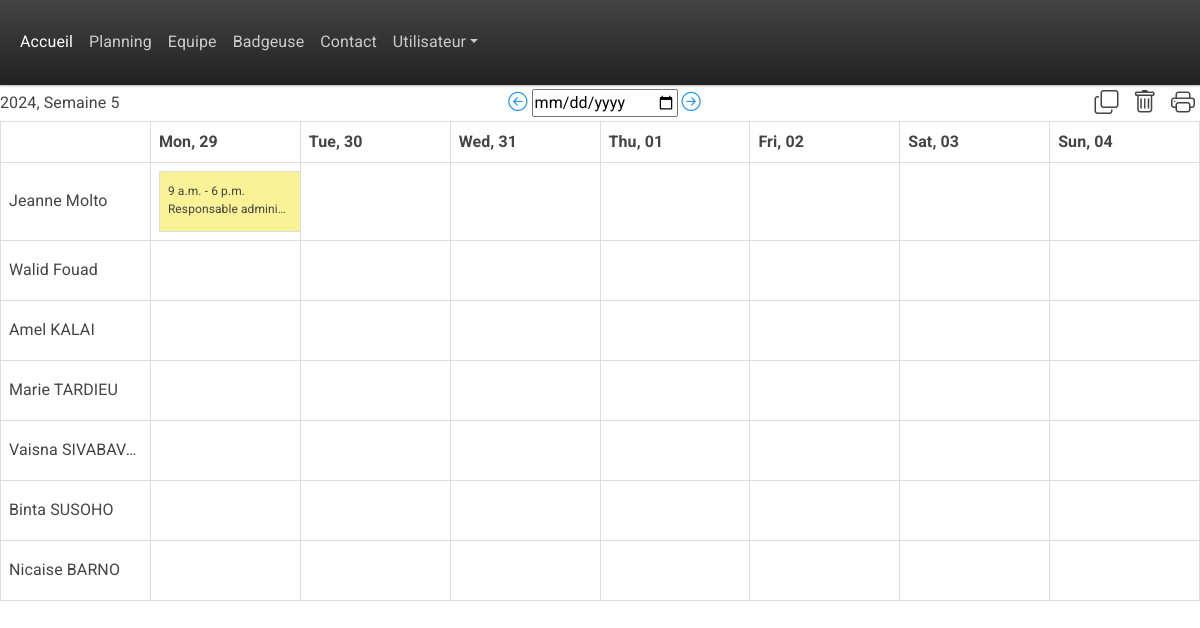
/planning/2024/5/ (signed in), run on the app's committed database.
### base/models.py (models this page shows, shortened)
class Employe(models.Model):
    Poste = models.ForeignKey(Poste, on_delete=models.SET_NULL, null=True)
    EntrepriseRattachée = models.ForeignKey(Entreprise, on_delete=models.SET_NULL, null=True)
    name = models.CharField(max_length=200, default="Nom")
    firstname = models.CharField(max_length=200, default="Prénom")
    e_mail = models.CharField(max_length=200, default="default@example.com")
    phone_number = models.CharField(max_length=12, default="0634567890")
    updated = models.DateTimeField(auto_now=True)
    created = models.DateTimeField(auto_now_add=True)

class TeamPlanning(models.Model):
    mydict={}
    Employe = models.ForeignKey(Employe, on_delete=models.SET_NULL, null=True)
    date = models.DateField(auto_now=False, auto_now_add=False)
    Heurededébut = models.TimeField(auto_now=False, auto_now_add=False)
    heuredefin = models.TimeField(auto_now=False, auto_now_add=False)
    duréepause = models.TimeField(auto_now=False, auto_now_add=False)   #models.DurationField(auto_now=False, auto_now_add=False)
    Poste = models.ForeignKey(Poste, on_delete=models.SET_NULL, null=True)
    note = models.CharField(max_length=200)
    ABSENCE_CHOICES = [
        ('', "Sélectionnez un type d'absence"),  # Default empty option
        ('Congé sans solde', 'Congé sans solde'),
        ('Congé payé', 'Congé payé'),
    ]
    TypeAbsence = models.CharField(
        max_length=25,
        choices=ABSENCE_CHOICES,
        default='Congé sans solde'  # Default
    )
    def __str__(self):
        return self.date.strftime("%Y-%m-%d") + ' ' + self.Employe.firstname + ' ' + self.Employe.name + ' ' + str(self.id)

class Poste(models.Model):
    name = models.CharField(max_length=100)
    updated = models.DateTimeField(auto_now=True)
    created = models.DateTimeField(auto_now_add=True)
    description = models.TextField(null=True)
    COLOR_CHOICES = [
        ('#FFFFFF', 'Blanc'),
        ('#ee96fa', 'Rose'),
        ('#96bcfa', 'Bleu'),
        ('#b7fa96', 'Vert'),
        ('#faf296', 'Jaune'),
    ]
    couleur = models.CharField(
        max_length=7,
        choices=COLOR_CHOICES,
        default='#FF0000'  # Default color set to red
    )
    def __str__(self) -> str:
        return self.name

### base/views.py (the view)
# urls.py: path('planning/', views.planning, name='planning'),  # Without parameters
def planning(request, year=None, week=None):
    if not year or not week:
        today = datetime.now()
        year, week, _ = today.isocalendar()
    start_date = datetime.fromisocalendar(int(year), int(week), 1)
    end_date = start_date + timedelta(days=6)
    prev_week = int(week) - 1 if int(week) > 1 else 52
    prev_year = int(year) - 1 if int(week) == 1 else int(year)
    next_week = int(week) + 1 if int(week) < 52 else 1
    next_year = int(year) + 1 if int(week) == 52 else int(year)
    days = [start_date + timedelta(days=i) for i in range(7)]
    tasks = [
        {'date': start_date + timedelta(days=i), 'tasks': [{'date': start_date + timedelta(days=i), 'task': f'Task {i+1}'}]}
        for i in range(7)
    ]
    employe = Employe.objects.all()
    teamPlanning = None
    if request.method == 'POST':
        form = ModifyPlanningForm(request.POST, instance=teamPlanning)
        print(form)
        if form.is_valid():
            if form.cleaned_data['action'] == "EditShift":
                print('editshift path')
                if 'actionButton' in request.POST:
                    actionButton = request.POST['actionButton']
                    if actionButton == 'edit':
                        print("edit")
                    elif actionButton == 'delete':
                        print("delete")
                        myid = form.cleaned_data['shift_Id']
                        teamplanning_instance = get_object_or_404(TeamPlanning, pk=myid)
                        teamplanning_instance.delete()
            elif form.cleaned_data['action'] == "AddShift":
                team_planning_instance = form.save(commit=False) #create a TeamPlanning instance without immediately saving it to the database.
                team_planning_instance.date = form.cleaned_data['date']
                team_planning_instance.Heurededébut = form.cleaned_data['Heurededébut']
                team_planning_instance.heuredefin = form.cleaned_data['heuredefin']
                team_planning_instance.duréepause = form.cleaned_data['duréepause']#duree_pause_timedelta
                team_planning_instance.note = form.cleaned_data['note']
                team_planning_instance.save()
            return redirect('planning')  # Redirect to the desired page
        else:
            print("form is not valid : ")
            print(form.errors)
    else: #following else code gets executed when user clicks on "Planning" on their browser
        form = ModifyPlanningForm(instance=teamPlanning)  # Pass employe_id here
    shifts_by_emp_and_day = {}
    for emp in employe:
        shifts_by_day = {}
        for day in days:
            shifts = emp.teamplanning_set.filter(date=day)
            if not shifts.exists():
                continue
            shifts_by_day[day] = shifts
            print(shifts)
        shifts_by_emp_and_day[emp.id] = shifts_by_day
    print(shifts_by_day)
    context = {
        'days': days,
        'tasks': tasks,
        'start_date': start_date,
        'end_date': end_date,
        'prev_week': prev_week,
        'prev_year': prev_year,
        'next_week': next_week,
        'next_year': next_year,
        'employe' : employe,
        'form' : form,
        'shifts_by_emp_and_day': shifts_by_emp_and_day,
    }
    return render(request, 'base/planning.html', context)

### base/templatetags/form_tags.py (called while the page is built)
@register.filter(name='add_class')
def add_class(field, css):
    return field.as_widget(attrs={"class":css})

### base/templates/base/planning.html (shortened to what this page needs)
{% extends 'main.html' %}
{% load form_tags %}
{% load static %}
{% block content %}
{% if user.is_authenticated %}
<div style="display: flex; justify-content: space-between; align-items: center;">
    {{ start_date|date:'Y' }}, Semaine {{ start_date|date:'W' }}
    <div>
        <a class="bi bi-arrow-left-circle" style="font-size: 1.2em;" href="{% url 'planning_with_params' year=prev_year week=prev_week %}"></a>
        <input type="date" id="datePicker" name="date">
        <a class="bi bi-arrow-right-circle" style="font-size: 1.2em;" href="{% url 'planning_with_params' year=next_year week=next_week %}"></a>
    </div>
    <div>
        <i class="bi bi-copy icon-overlay" style="font-size: 1.5em; padding-right: 5px; padding-left: 5px;" title="Copier des shifts"></i>
        <i class="bi bi-trash icon-overlay" style="font-size: 1.5em; padding-right: 5px; padding-left: 5px;" title="Supprimer des shifts"></i>
        <i class="bi bi-printer icon-overlay" style="font-size: 1.5em; padding-right: 5px; padding-left: 5px;" title="Imprimer le planning"></i>
    </div>
</div>
<table class = "my-table", border="1">
    <thead>
        <tr>
            <th></th>
            {% for day in days %}
                <th>{{ day|date:'D, d' }}</th>
            {% endfor %}
        </tr>
    </thead>
    <tbody>
        {% for emp in employe %}
            <tr>
                <td style = "font-size: 16px;">{{ emp.firstname }} {{ emp.name }}</td>
                {% for day in days %}
                                <td onclick="openModal(this, '{{ emp.id }}', '{{ emp.name }}', '{{ emp.firstname }}', '{{ day|date:'Y-m-d' }}')">
                                    <table border="1">
                                        {% for key, value in shifts_by_emp_and_day.items %}
                                            {% if emp.id == key %}
                                                {% for key1, value1 in value.items %}
                                                    {% if day == key1 %}
                                                        {% for nitem in value1 %}
                                                            <tr style="background-color:{{ nitem.Poste.couleur }};">
                                                                <td onclick="openInnerModal(event, this)"
                                                                    data-date = "{{ day|date:'Y-m-d' }}"
                                                                    data-Heurededébut="{{ nitem.Heurededébut }}"
                                                                    data-heuredefin="{{ nitem.heuredefin }}"
                                                                    data-end-time="{{ nitem.heuredefin }}"
                                                                    data-duree-pause="{{ nitem.duréepause }}"
                                                                    data-Poste="{{ nitem.Poste.id }}"
                                                                    data-note="{{ nitem.note }}"
                                                                    data-EmployeName = "{{ emp.name }}"
                                                                    data-EmployeFirstName = "{{ emp.firstname }}"
                                                                    data-EmployeId = "{{ emp.id }}"
                                                                    data-shiftId = "{{ nitem.id }}">
                                                                    {{nitem.Heurededébut}} - {{nitem.heuredefin}}
                                                                    <div style="width: 80%; height: 20px; background-color: {{ nitem.Poste.couleur }}; overflow: hidden; text-overflow: ellipsis ;">{{nitem.Poste}}</div>
                                                                </td>
                                                            </tr>
                                                        {% endfor %}
                                                    {% endif %}
                                                {% endfor %}
                                            {% endif %}
                                        {% endfor %}
                                    </table>
                                </td>
                {% endfor %}
            </tr>
        {% endfor %}
    </tbody>
</table>
{% else %}
<h1>Veuillez vous connecter pour accéder à cette page web</h1>
<a href="{% url 'login' %}">Se connecter</a>
{% endif %}
{% endblock %}

### templates/main.html (style rules this page uses)
.my-table { width: 100%; table-layout: fixed; }
.my-table td { width: 100px; height: 60px; overflow: hidden; text-overflow: ellipsis; white-space: nowrap; font-size: 12px; }
.my-table th { font-size: 16px; }
table { border-collapse: collapse; width: 100%; }
th, td { font-size: 12px; border: 1px solid #ddd; padding: 8px; text-align: left; }

### data on the page
Employe: firstname "Jeanne", name "Molto"
TeamPlanning: Heurededébut "9 a.m.", heuredefin "6 p.m.", Poste "Responsable admini…"
Employe: firstname "Walid", name "Fouad"
Employe: firstname "Amel", name "KALAI"
Employe: firstname "Marie", name "TARDIEU"
Employe: firstname "Vaisna", name "SIVABAV…"
Employe: firstname "Binta", name "SUSOHO"
Employe: firstname "Nicaise", name "BARNO"

### other printed values
{{ start_date|date:'Y' }} "2024"
{{ start_date|date:'W' }} "5"
{{ day|date:'D, d' }} "Mon, 29" "Tue, 30" "Wed, 31" "Thu, 01" "Fri, 02" "Sat, 03" "Sun, 04"
